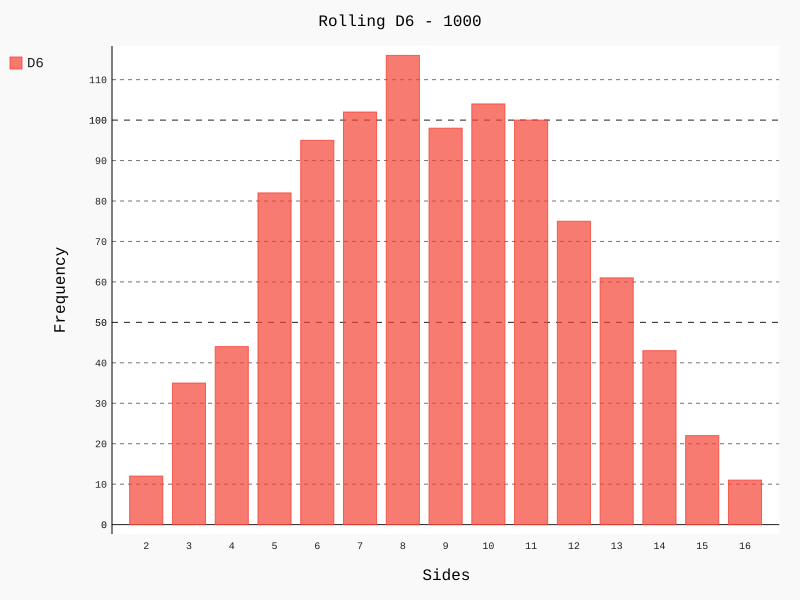

This chart was generated by the following Python code:
import pygal
from random import randint


class Die:
    def __init__(self, sides=6):
        self.sides = sides

    def roll(self):
        return randint(1, self.sides)


die = Die(8)
die_1 = Die(8)


results = [die.roll() + die_1.roll() for x in range(1000)]

frequencies = [results.count(x) for x in range(2, 2 * die.sides + 1)]

# pygal.bar
hist = pygal.Bar()
hist.title = 'Rolling D6 - 1000'
hist.x_labels = [str(x) for x in range(2, 2 * die.sides + 1)]
hist.x_title = 'Sides'
hist.y_title = 'Frequency'
hist.add('D6', frequencies)
hist.render_to_file('recap_die_2d8.svg')
